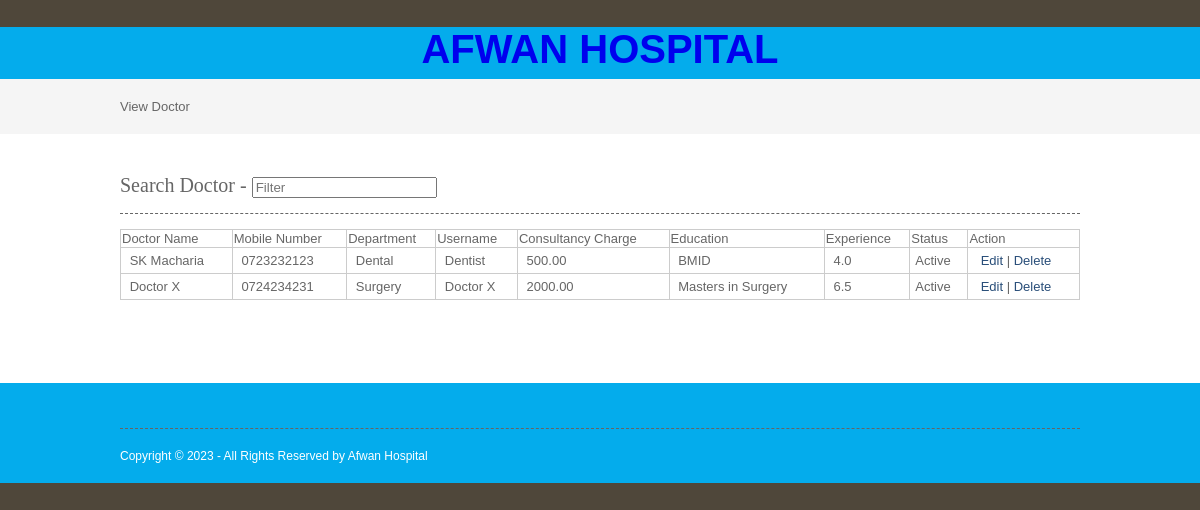
/viewdoctor.php, run on an earlier commit of the app's database.
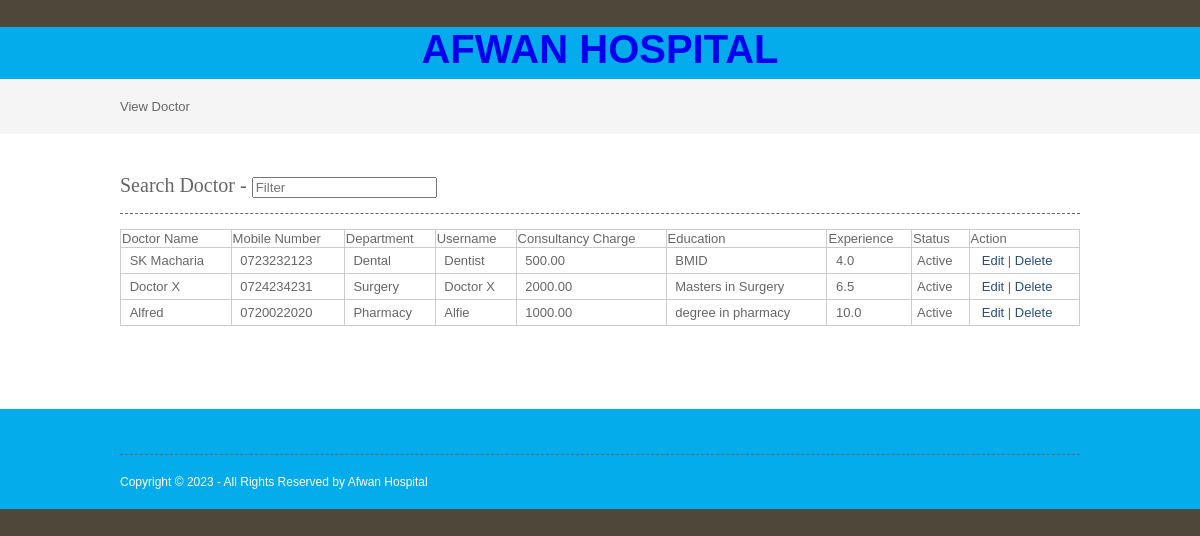
And on a later commit of the database.
### tables this page shows
CREATE TABLE `doctor` (
  `doctorid` int(10) NOT NULL,
  `doctorname` varchar(50) NOT NULL,
  `mobileno` varchar(15) NOT NULL,
  `departmentid` int(10) NOT NULL,
  `loginid` varchar(25) NOT NULL,
  `password` varchar(25) NOT NULL,
  `status` varchar(10) NOT NULL,
  `education` varchar(25) NOT NULL,
  `experience` float(11,1) NOT NULL,
  `consultancy_charge` float(10,2) NOT NULL
);

CREATE TABLE `department` (
  `departmentid` int(10) NOT NULL,
  `departmentname` varchar(100) NOT NULL,
  `description` text NOT NULL,
  `status` varchar(10) NOT NULL
);

### viewdoctor.php (the view, shortened to what this page needs)
<?php
include("headers.php");
include("dbconnection.php");
?>
<div class="wrapper col2">
  <div id="breadcrumb">View  Doctor  </div>
</div>
<div class="wrapper col4">
  <div id="container">
<section class="container">
<h2>Search Doctor - <input type="search" class="light-table-filter" data-table="order-table" placeholder="Filter" /></h2>
	<table class="order-table" style="width:100%;" border="3">
      <thead>
        <tr>
          <td>Doctor Name</td>
          <td>Mobile Number</td>
          <td>Department</td>
          <td>Username</td>
          <td>Consultancy Charge</td>
          <td>Education</td>
          <td>Experience</td>
          <td>Status</td>
          <td>Action</td>
        </tr>
        </thead>
        <tbody>
          <?php
		$sql ="SELECT * FROM doctor";
		$qsql = mysqli_query($con,$sql);
		while($rs = mysqli_fetch_array($qsql))
		{
			$sqldept = "SELECT * FROM department WHERE departmentid='$rs[departmentid]'";
			$qsqldept = mysqli_query($con,$sqldept);
			$rsdept = mysqli_fetch_array($qsqldept);
        echo "<tr>
          <td>&nbsp;$rs[doctorname]</td>
          <td>&nbsp;$rs[mobileno]</td>
		   <td>&nbsp;$rsdept[departmentname]</td>
			<td>&nbsp;$rs[loginid]</td>
			<td>&nbsp;$rs[consultancy_charge]</td>
			 <td>&nbsp;$rs[education]</td>
			<td>&nbsp;$rs[experience]</td>
          <td>$rs[status]</td>
           <td>&nbsp;
		   <a href='doctor.php?editid=$rs[doctorid]'>Edit</a> | <a href='viewdoctor.php?delid=$rs[doctorid]'>Delete</a> </td>
        </tr>";
		}
		?>      </tbody>
    </table>
    <p>&nbsp;</p>
  </div>
</div>
<?php
include("footers.php");
?>

What changed in the data, as far as the page shows it:
added doctor: doctorname "Alfred", mobileno "0720022020", departmentid.departmentname "Pharmacy", loginid "Alfie", consultancy_charge "1000.00", education "degree in pharmacy", experience "10.0", status "Active"
